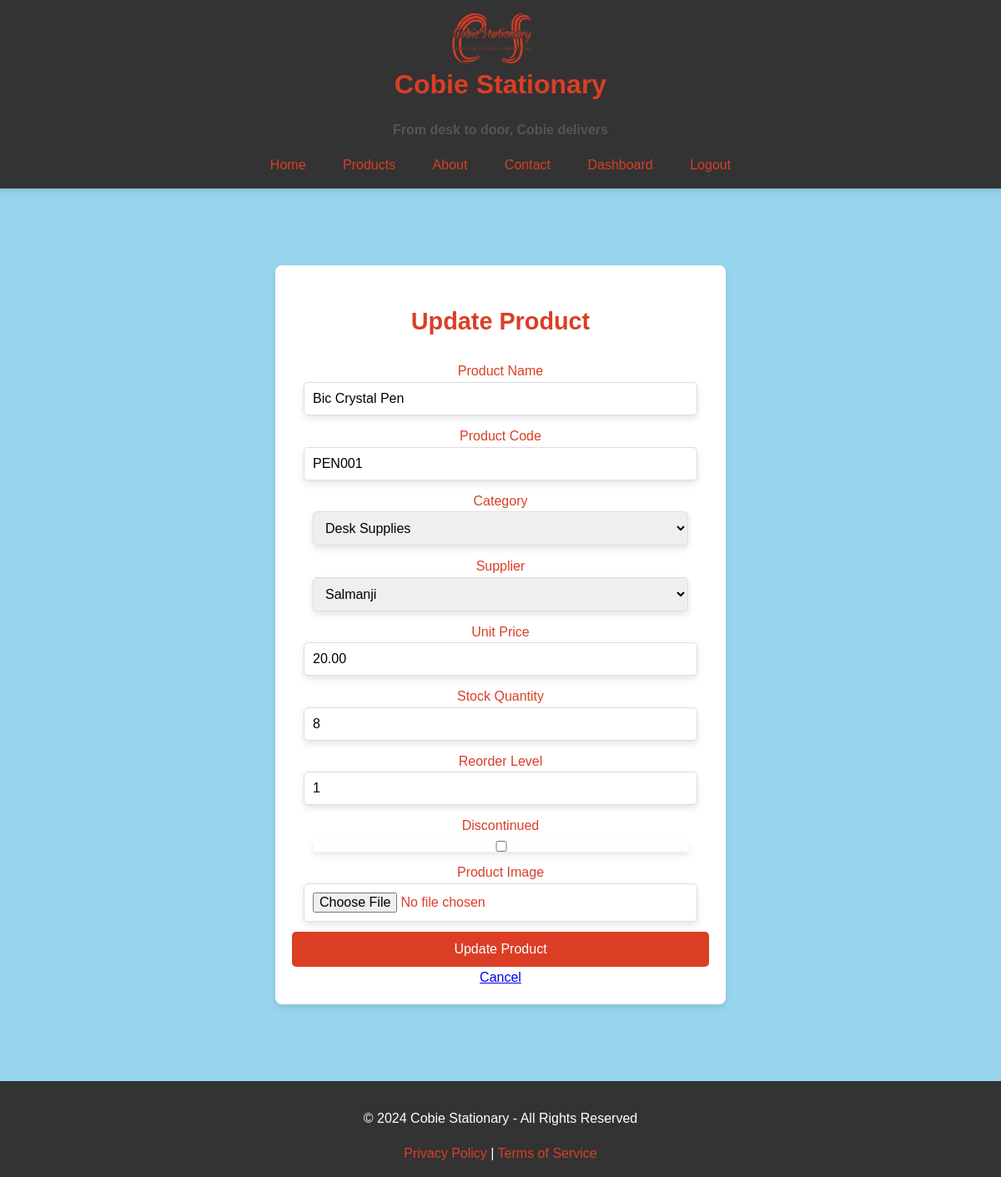
Page /inventory/update/product/1 (signed in) on the committed database.
### app/models.py (models this page shows, shortened)
class Product(db.Model):
    __tablename__ = 'products'
    product_id = db.Column(db.Integer, primary_key=True, autoincrement=True)
    product_name = db.Column(db.String(255), nullable=False)
    product_code = db.Column(db.String(10), unique=True, nullable=True)  # New field for product code
    category_id = db.Column(db.Integer, db.ForeignKey('categories.category_id'), nullable=True)
    supplier_id = db.Column(db.Integer, db.ForeignKey('suppliers.supplier_id'), nullable=True)
    unit_price = db.Column(db.Numeric(10, 2), nullable=False)
    stock_quantity = db.Column(db.Integer, nullable=False, default=0)
    reorder_level = db.Column(db.Integer, nullable=False)
    discontinued = db.Column(db.Boolean, default=False)
    image = db.Column(LargeBinary, nullable=True)  # New field for storing image data
    inventory = db.relationship('Inventory', backref='product', lazy=True)
    sales_items = db.relationship('SalesItem', backref='product', lazy=True)

### app/inventory/routes.py (the view, shortened to what this page needs)
@inventory_bp.route('/update/product/<int:product_id>', methods=['GET', 'POST'])
@admin_required
def update_product(product_id):
    product = Product.query.get_or_404(product_id)
    form = ProductForm(obj=product)
    form.category_id.choices = [(category.category_id, category.category_name) for category in Category.query.all()]
    form.supplier_id.choices = [(supplier.supplier_id, supplier.supplier_name) for supplier in Supplier.query.all()]
    return render_template('update_product.html', form=form, product=product)  # Pass product to template

### app/inventory/forms.py
class ProductForm(FlaskForm):
    product_name = StringField('Product Name', validators=[DataRequired()])
    product_code = StringField('Product Code', validators=[DataRequired()])  # New field for product code
    category_id = SelectField('Category', choices=[], coerce=int, validators=[DataRequired()])
    supplier_id = SelectField('Supplier', choices=[], coerce=int, validators=[DataRequired()])
    unit_price = DecimalField('Unit Price', validators=[DataRequired()])
    stock_quantity = IntegerField('Stock Quantity', validators=[DataRequired()])
    reorder_level = IntegerField('Reorder Level', validators=[DataRequired()])
    discontinued = BooleanField('Discontinued')
    image = FileField('Product Image', validators=[FileAllowed(['jpg', 'png', 'jpeg'], 'Images only!')])  # Ensure only image files are uploaded

### app/extensions.py (called while the page is built)
def admin_required(f):
    @wraps(f)
    def decorated_function(*args, **kwargs):
        if not current_user.is_authenticated:
            flash('You need to be logged in to access this page.', 'danger')
            return redirect(url_for('auth.login'))  # Adjust to your login route
        if current_user.role != 'Admin':
            flash('You do not have the required permissions.', 'danger')
            return redirect(url_for('base.index'))  # Adjust to your desired redirect route
        return f(*args, **kwargs)
    return decorated_function

### app/inventory/templates/update_product.html (shortened to what this page needs)
{% extends 'base.html' %}
{% block head %}
<link rel="stylesheet" href="{{ url_for('static', filename='css/forms.css') }}">
{% endblock %}
{% block content %}
<div class="form-container">
    <h2>Update Product</h2>
<form method="POST" enctype="multipart/form-data" action="{{ url_for('inventory.update_product', product_id=product.product_id) }}">
    <div>
        {{ form.product_name.label }}<br>
        {{ form.product_name(size=32) }}<br>
    </div>
    <div>
        {{ form.product_code.label }}<br>
        {{ form.product_code(size=10) }}<br>
    </div>
    <div>
        {{ form.category_id.label }}<br>
        {{ form.category_id }}<br>
    </div>
    <div>
        {{ form.supplier_id.label }}<br>
        {{ form.supplier_id }}<br>
    </div>
    <div>
        {{ form.unit_price.label }}<br>
        {{ form.unit_price }}<br>
    </div>
    <div>
        {{ form.stock_quantity.label }}<br>
        {{ form.stock_quantity }}<br>
    </div>
    <div>
        {{ form.reorder_level.label }}<br>
        {{ form.reorder_level }}<br>
    </div>
    <div>
        {{ form.discontinued.label }}<br>
        {{ form.discontinued }}<br>
    </div>
    <div>
        <label for="image">Product Image</label><br>
        {{ form.image }}
    </div>
    <button type="submit" class="btn btn-primary">Update Product</button>
    <a href="{{ url_for('inventory.view_inventory') }}" class="btn btn-secondary">Cancel</a>
</form>
</div>
{% endblock %}

### app/static/css/styles.css (style rules this page uses)
body { background-color: #97D5EE; color: #DB3E25; font-family: 'Arial', sans-serif; margin: 0; padding: 0; line-height: 1.6; text-align: center; }

### app/static/css/forms.css (style rules this page uses)
.form-container { max-width: 500px; margin: 40px auto; padding: 20px; background-color: #ffffff; border-radius: 8px; box-shadow: 0px 4px 8px rgba(0, 0, 0, 0.1); font-size: 1rem; }
.form-container h2 { color: #DB3E25; margin-bottom: 1.5rem; font-size: 1.8rem; text-align: center; font-weight: normal bold; }
.form-container form { display: flexbox; flex-direction: column; }
input, select, .form-control { width: 90%; padding: 0.625rem; margin-bottom: 0.75rem; border: 1px solid #ddd; border-radius: 5px; font-size: 1rem; box-shadow: 0px 4px 8px rgba(0, 0, 0, 0.1); font-weight: normal bold; }
button { background-color: #DB3E25; color: #ffffff; padding: 0.75rem 1.5rem; border: none; border-radius: 5px; cursor: pointer; font-size: 1rem; width: 100%; text-align: center; transition: background-color 0.3s ease; }

### rows in the picture
Product: product_name "Bic Crystal Pen", product_code "PEN001", category_id "Desk Supplies", supplier_id "Salmanji", unit_price "20.00", stock_quantity "8", reorder_level "1"
